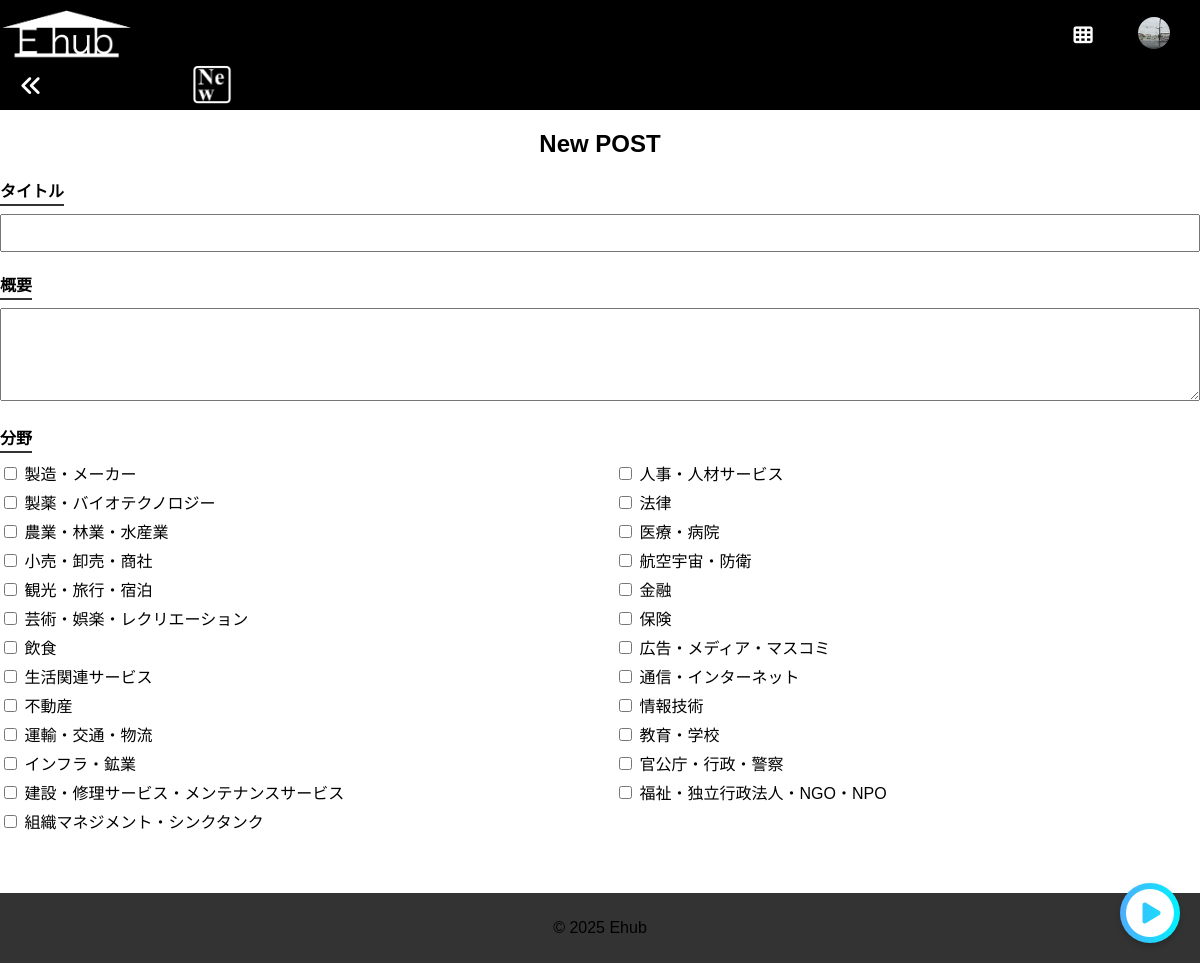
/post (signed in), run on the app's committed database.
### models.py (models this page shows, shortened)
class User(UserMixin, db.Model):
    __tablename__ = 'user'  # 明示的にテーブル名を指定
    id = db.Column(db.Integer, primary_key=True)
    username = db.Column(db.String(64), nullable=False, unique=True)
    password_hash = db.Column(db.String(128), nullable=False)
    name = db.Column(db.String(100))
    birthdate = db.Column(db.Date)
    email = db.Column(db.String(120))
    topphoto = db.Column(db.String(255))  # 例: "user_1_topphoto.png"
    interests = db.relationship(
        'Category',
        secondary=user_interests,
        backref='users',
        lazy='dynamic'
    )
    ideas = db.relationship('Idea', backref='author', lazy='dynamic')
    notifications = db.relationship(
        'Notification',
        foreign_keys='Notification.user_id',
        backref='recipient',
        lazy='dynamic'
    )
    followers = db.relationship(
        'User',
        secondary=user_follows,
        primaryjoin=(user_follows.c.followed_id == id),
        secondaryjoin=(user_follows.c.follower_id == id),
        backref=db.backref('following', lazy='dynamic'),
        lazy='dynamic'
    )

class Category(db.Model):
    id = db.Column(db.Integer, primary_key=True)
    name = db.Column(db.String(64), nullable=False, unique=True)

### app.py (the view, shortened to what this page needs)
@app.route('/post', methods=['GET', 'POST'])
@login_required
def post():
    form = IdeaForm()
    form.categories.choices = [(c.id, c.name) for c in Category.query.all()]
    return render_template('post.html', form=form)

### forms.py
class IdeaForm(FlaskForm):
    title = StringField('アイデアのタイトル', validators=[DataRequired()])
    description = TextAreaField('アイデアの概要', validators=[DataRequired()])
    categories = SelectMultipleField(
        '分野',
        coerce=int,
        option_widget=CheckboxInput(),
        widget=ListWidget(prefix_label=False)
    )
    submit = SubmitField('投稿')

### app.py (called while the page is built)
@login_manager.user_loader
def load_user(user_id):
    return User.query.get(int(user_id))

### templates/post.html (shortened to what this page needs)
{% extends "base.html" %}
{% block content %}
<div class="post-container">
  <h2>New POST</h2>
  <form id="postForm" method="POST" action="{{ url_for('post') }}">
    <div class="label-with-underline">タイトル</div><br>
    {{ form.title(size=60) }}
    <div class="label-with-underline">概要</div><br>
    {{ form.description(rows=5) }}
    <div class="label-with-underline">分野</div><br>
    <div class="categories-container">
      {% for subfield in form.categories %}
        <label>
          {{ subfield() }}
          {{ subfield.label.text }}
        </label>
      {% endfor %}
    </div>
  </form>
  <button class="floating-post-btn" type="submit" form="postForm">
    <i class="fa-solid fa-circle-play"></i>
  </button>
</div>
{% endblock %}

### templates/base.html (shortened to what this page needs)
<!DOCTYPE html>
<html lang="ja">
<head>
    <link rel="stylesheet"
      href="https://cdnjs.cloudflare.com/ajax/libs/font-awesome/6.2.0/css/all.min.css"
 />
    <link rel="stylesheet" href="{{ url_for('static', filename='style.css') }}">
</head>
<body class="{{ body_class|default('') }}">
    <header>
        <div class="header-left">
            <h1>
                <a href="{{ url_for('index') }}">
                    <img src="{{ url_for('static', filename='images/ehub_logo.png') }}"
                        alt="Ehub Logo"
                        class="ehub-logo">
                </a>
            </h1>
        </div>
        <div class="header-right" style="display: flex; align-items: center; justify-content: flex-end; gap: 15px;">
          <div class="app-menu-container">
              <button type="button" class="app-menu-btn">
                  <i class="fa-solid fa-th"></i>
              </button>
          </div>
          {% if current_user.is_authenticated %}
          <div class="user-settings-container">
              <a href="{{ url_for('my_user_info') }}">
                  {% if current_user.topphoto %}
                      <img src="{{ url_for('static', filename='uploads/' ~ current_user.topphoto) }}"
                          alt="Profile"
                          class="topphoto-icon">
                  {% else %}
                      <i class="fa-solid fa-user"></i>
                  {% endif %}
              </a>
          </div>
          {% endif %}
      </div>
      <a href="javascript:history.back();" class="back-button-link">
        <i class="fa-solid fa-angles-left"></i>
      </a>
      <a href="{{ url_for('recent_page') }}" class="recent-icon-link">
        <img src="{{ url_for('static', filename='images/new_recent_icon.png') }}"
            alt="New"
            class="recent-icon-img" />
      </a>
    </header>
    <main>
        {% block content %}{% endblock %}
    </main>
    <footer>
        <p>&copy; 2025 Ehub</p>
    </footer>
</body>
</html>

### static/style.css (style rules this page uses)
body { font-family: Arial, sans-serif; margin: 0; padding: 0; background-color: #fff; color: #000; }
.header, nav, main { padding: 20px; }
html, body { margin: 0; padding: 0; box-sizing: border-box; }
header { background: #000; padding: 20px; display: flex; justify-content: space-between; align-items: center; position: fixed; top: 0; height: 110px; left: 0; right: 0; z-index: 9999; }
.header-left h1, .header-left h1 a { margin: 0; color: #333; text-decoration: none; font-size: 1.5em; }
.header-right a { margin-left: 15px; text-decoration: none; color: #333; font-size: 0.9em; }
main { background-color: #fff; height: calc(100vh - (110px + 0px)); overflow-y: auto; overflow-x: hidden; width: 100%; max-width: none; margin: 0; padding: 0; box-sizing: border-box; padding-top: 110px !important; padding-bottom: 0px; margin-bottom: 0 !important; }
footer { background-color: #333; position: fixed; left: 0; right: 0; bottom: 0; text-align: center; font-size: 1.0em; margin: 0 !important; padding: 10px; box-sizing: border-box; }
.app-menu-container { position: relative; display: inline-block; z-index: 999999 !important; margin-right: 15px; }
.app-menu-btn { background: none; border: none; cursor: pointer; font-size: 1.2em; color: #333; text-decoration: none; padding: 0; }
.user-settings-container { position: relative; display: inline-block; margin-left: 15px; }
body { font-family: Arial, sans-serif; margin: 0; padding: 0; }

### templates/base.html (style rules this page uses)
.header-left h1 { margin: 0; }
.header-left h1 a { text-decoration: none; color: #333; }
.header-right a { margin-left: 20px; text-decoration: none; color: #333; }
.ehub-logo { max-height: 50px; height: auto; width: auto; display: block; }
body { margin: 0; padding: 0; font-family: Arial, sans-serif; }
header { background: #000; padding: 0px; display: flex; justify-content: space-between; align-items: center; position: fixed; top: 0; left: 0; right: 0; z-index: 9999; height: 110px; }
.header-right { display: flex; align-items: center; justify-content: flex-end; gap: 15px; }
.app-menu-container { position: relative; display: inline-block; margin-right: 15px; }
.app-menu-btn { background: none; border: none; cursor: pointer; font-size: 1.2em; color: #fff; width: 40px; height: 40px; display: flex; align-items: center; justify-content: center; }
.user-settings-container { position: relative; display: inline-block; margin-left: 15px; }
.topphoto-icon { width: 32px; height: 32px; position: relative; left: -30px; border-radius: 50%; object-fit: cover; }
.app-menu-btn { background: none; border: none; cursor: pointer; font-size: 1.2em; color: #fff; }
.ehub-logo, .app-menu-container, .user-settings-container { transform: translateY(-20px); }
.back-button-link { position: absolute; bottom: 10px; left: 20px; color: #fff; font-size: 1.4em; text-decoration: none; transform: none; }
.recent-icon-link { position: absolute; bottom: 5px; left: 16%; width: 40px; height: 40px; text-decoration: none; cursor: pointer; }
.recent-icon-img { width: 100%; height: auto; border-radius: 5px; display: block; }

### templates/post.html (style rules this page uses)
.post-container { width: 100%; margin: 0 auto; text-align: left; font-size: 1em; color: #000; }
.post-container h2 { text-align: center; margin-bottom: 20px; color: #000; }
.label-with-underline { display: inline-block; margin-bottom: 8px; padding-bottom: 2px; border-bottom: 2px solid #333; font-weight: bold; }
.post-container input[type="text"], .post-container textarea { width: 100%; box-sizing: border-box; margin-bottom: 20px; font-size: 1em; padding: 8px; color: #000; }
.categories-container { column-count: 2; column-gap: 30px; margin-bottom: 20px; color: #000; }
.categories-container label { display: block; margin-bottom: 5px; }
.floating-post-btn { position: fixed; bottom: 20px; right: 20px; z-index: 999; width: 60px; height: 60px; border-radius: 50%; border: none; background: linear-gradient(to right, #4facfe, #00f2fe); color: #fff; font-size: 3.0em; cursor: pointer; box-shadow: 0 3px 6px rgba(0,0,0,0.2); display: flex; align-items: center; justify-content: center; }

### data on the page
User: topphoto (picture)
Category: label.text "製造・メーカー"
Category: label.text "製薬・バイオテクノロジー"
Category: label.text "農業・林業・水産業"
Category: label.text "小売・卸売・商社"
Category: label.text "観光・旅行・宿泊"
Category: label.text "芸術・娯楽・レクリエーション"
Category: label.text "飲食"
Category: label.text "生活関連サービス"
Category: label.text "不動産"
Category: label.text "運輸・交通・物流"
Category: label.text "インフラ・鉱業"
Category: label.text "建設・修理サービス・メンテナンスサービス"
Category: label.text "組織マネジメント・シンクタンク"
Category: label.text "人事・人材サービス"
Category: label.text "法律"
Category: label.text "医療・病院"
Category: label.text "航空宇宙・防衛"
Category: label.text "金融"
Category: label.text "保険"
Category: label.text "広告・メディア・マスコミ"
Category: label.text "通信・インターネット"
Category: label.text "情報技術"
Category: label.text "教育・学校"
Category: label.text "官公庁・行政・警察"
Category: label.text "福祉・独立行政法人・NGO・NPO"
